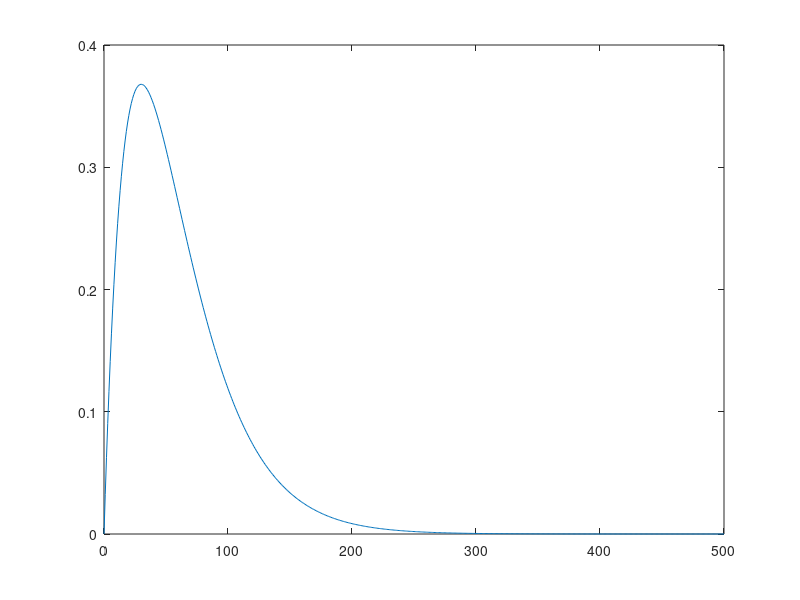

MATLAB code for this plot: (Note: this script raises an error after producing the figure.)
%% lambda 1
clc; clear; close all;
t = 0:1:500;
lambda = 1 / 30;
y = lambda .* t .* exp(-lambda .* t);
plot(t, y)

%% lambda 2
clc; clear; close all;

for k = 1:1000
    num_car = 0;
    for i = 1:60
        if PoissonGenerateCar()
            num_car = num_car + 1;
        end
    end
    results(k) = num_car;
end
mean(results)